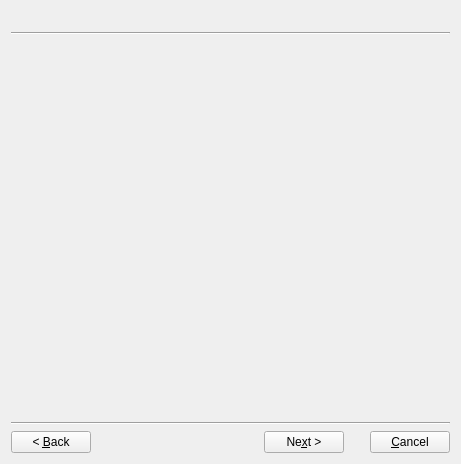
<?xml version="1.0" encoding="UTF-8"?>
<ui version="4.0">
 <class>CreateScreen</class>
 <widget class="QWidget" name="CreateScreen">
  <property name="geometry">
   <rect>
    <x>0</x>
    <y>0</y>
    <width>461</width>
    <height>464</height>
   </rect>
  </property>
  <property name="windowTitle">
   <string>Create User Account</string>
  </property>
  <layout class="QVBoxLayout" name="verticalLayout">
   <item>
    <widget class="QLabel" name="label">
     <property name="sizePolicy">
      <sizepolicy hsizetype="Expanding" vsizetype="Preferred">
       <horstretch>0</horstretch>
       <verstretch>0</verstretch>
      </sizepolicy>
     </property>
     <property name="font">
      <font>
       <pointsize>10</pointsize>
      </font>
     </property>
     <property name="text">
      <string/>
     </property>
    </widget>
   </item>
   <item>
    <widget class="Line" name="line_2">
     <property name="orientation">
      <enum>Qt::Horizontal</enum>
     </property>
    </widget>
   </item>
   <item>
    <widget class="QStackedWidget" name="stack">
     <widget class="QWidget" name="page"/>
     <widget class="QWidget" name="page_2"/>
    </widget>
   </item>
   <item>
    <widget class="Line" name="line">
     <property name="orientation">
      <enum>Qt::Horizontal</enum>
     </property>
    </widget>
   </item>
   <item>
    <layout class="QHBoxLayout" name="horizontalLayout">
     <item>
      <widget class="QPushButton" name="back">
       <property name="text">
        <string>&lt; &amp;Back</string>
       </property>
       <property name="shortcut">
        <string>Alt+B</string>
       </property>
      </widget>
     </item>
     <item>
      <spacer name="horizontalSpacer">
       <property name="orientation">
        <enum>Qt::Horizontal</enum>
       </property>
       <property name="sizeHint" stdset="0">
        <size>
         <width>40</width>
         <height>20</height>
        </size>
       </property>
      </spacer>
     </item>
     <item>
      <widget class="QPushButton" name="next">
       <property name="text">
        <string>Ne&amp;xt &gt;</string>
       </property>
       <property name="shortcut">
        <string>Alt+X</string>
       </property>
      </widget>
     </item>
     <item>
      <spacer name="horizontalSpacer_2">
       <property name="orientation">
        <enum>Qt::Horizontal</enum>
       </property>
       <property name="sizeType">
        <enum>QSizePolicy::Fixed</enum>
       </property>
       <property name="sizeHint" stdset="0">
        <size>
         <width>20</width>
         <height>20</height>
        </size>
       </property>
      </spacer>
     </item>
     <item>
      <widget class="QPushButton" name="cancel">
       <property name="text">
        <string>&amp;Cancel</string>
       </property>
       <property name="shortcut">
        <string>Alt+C</string>
       </property>
      </widget>
     </item>
    </layout>
   </item>
  </layout>
 </widget>
 <resources>
  <include location="../resources/resources.qrc"/>
  <include location="../resources/resources.qrc"/>
  <include location="../resources/resources.qrc"/>
  <include location="../resources/resources.qrc"/>
  <include location="../resources/resources.qrc"/>
  <include location="../resources/resources.qrc"/>
  <include location="../resources/resources.qrc"/>
  <include location="../resources/resources.qrc"/>
  <include location="../resources/resources.qrc"/>
 </resources>
 <connections/>
</ui>
